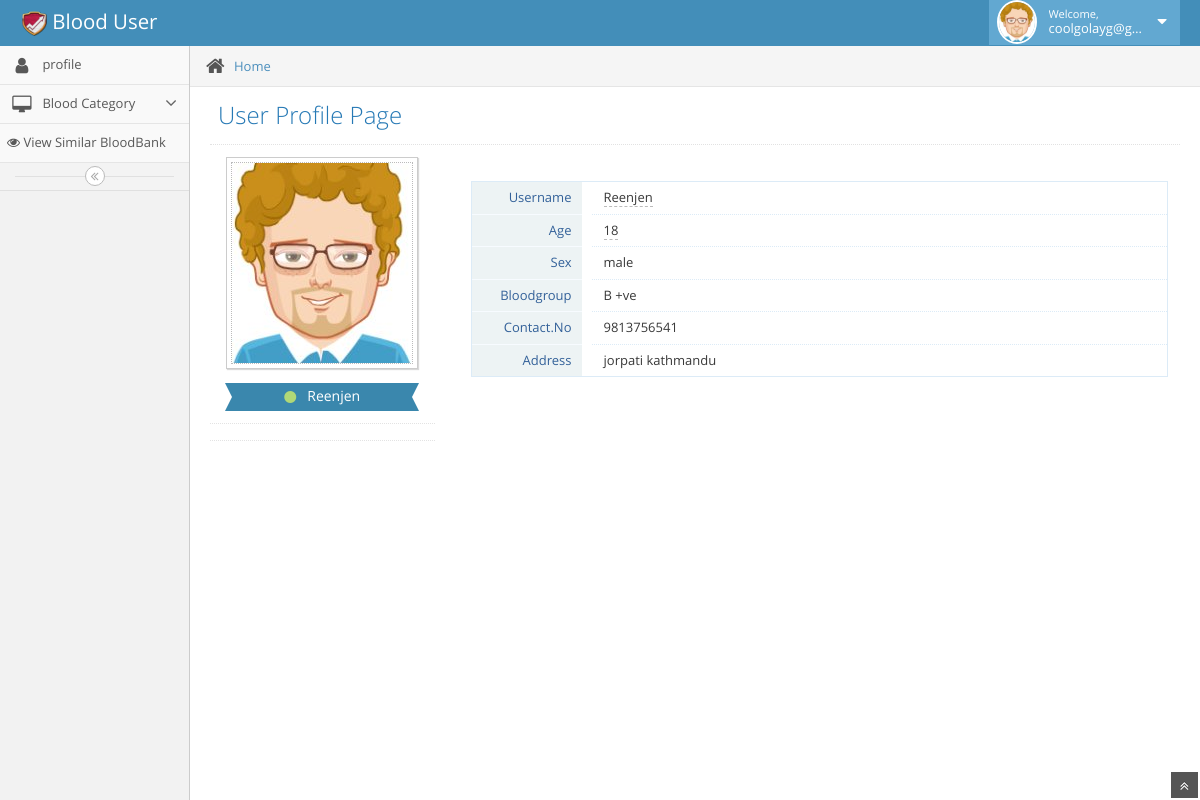
The app's page /user/profile.php (signed in) with its own data.
### tables this page shows
CREATE TABLE `tbl_user` (
  `user_id` bigint(255) NOT NULL,
  `user_email` varchar(255) DEFAULT NULL,
  `user_password` varchar(255) DEFAULT NULL,
  `user_role` varchar(255) NOT NULL,
  `user_Firstname` varchar(255) NOT NULL,
  `user_Middlename` varchar(255) NOT NULL,
  `user_Lastname` varchar(255) NOT NULL,
  `user_Address` varchar(255) NOT NULL,
  `user_gender` varchar(255) NOT NULL,
  `user_phonenumber` bigint(255) NOT NULL,
  `user_age` int(255) NOT NULL,
  `user_bloodgroup` varchar(255) NOT NULL,
  `user_avialibility` varchar(255) NOT NULL,
  `user_recentlydonatedtime` varchar(255) NOT NULL,
  `user_status` varchar(255) NOT NULL,
  `user_photo` varchar(255) NOT NULL
);

### user/profile.php (the view, shortened to what this page needs)
<?php include'layout_user/header_user.php' ?>
<?php include'layout_user/sidebar_user.php' ?>
				<div class="main-content">
					<div class="breadcrumbs" id="breadcrumbs">
						<ul class="breadcrumb">
							<li>
								<i class="icon-home home-icon"></i>
								<a href="#">Home</a>
							</li>
						</ul>
					</div>
					<div class="page-content">
						<div class="page-header">
							<h1>
								User Profile Page
							</h1>
						</div>
						<div class="row">
							<div class="col-xs-12">
							<?php
								$id=$_SESSION['id'];
							$stmt = $conn->prepare("SELECT * FROM tbl_user WHERE user_id='$id' " );
							$stmt->execute();
							$user_data=$stmt->fetch();
							$default_photo = 'assets/avatars/profile-pic.jpg';
							?>
								<div>
									<div id="user-profile-1" class="user-profile row">
										<div class="col-xs-12 col-sm-3 center">
											<div>
												<span class="profile-picture">
													<img id="avatar" class="editable img-responsive" alt="Alex's Avatar" src="<?php if($user_data['user_photo'] == '') echo $default_photo; else echo $path.$user_data['user_photo']; ?>" />
												</span>
												<div class="space-4"></div>
												<div class="width-80 label label-info label-xlg arrowed-in arrowed-in-right">
													<div class="inline position-relative">
														<a href="#" class="user-title-label dropdown-toggle" data-toggle="dropdown">
															<i class="icon-circle light-green middle"></i>
															<span class="white"> <?php echo $user_data['user_Firstname']; ?> </span>
														</a>
													</div>
												</div>
											</div>
											<div class="hr hr12 dotted"></div>
											<div class="hr hr16 dotted"></div>
										</div>
										<div class="col-xs-12 col-sm-9">
											<div class="space-12"></div>
											<div class="profile-user-info profile-user-info-striped">
												<div class="profile-info-row">
													<div class="profile-info-name"> Username </div>
													<div class="profile-info-value">
														<span class="editable" id="username"><?php echo $user_data['user_Firstname']; ?></span>
													</div>
												</div>
												<div class="profile-info-row">
													<div class="profile-info-name"> Age </div>
													<div class="profile-info-value">
														<span class="editable" id="age"><?php echo $user_data['user_age']; ?></span>
													</div>
												</div>
												<div class="profile-info-row">
													<div class="profile-info-name"> Sex </div>
													<div class="profile-info-value">
														<span class="editable" id="username"><?php echo $user_data['user_gender']; ?></span>
													</div>
												</div>
												<div class="profile-info-row">
													<div class="profile-info-name"> Bloodgroup </div>
													<div class="profile-info-value">
														<span class="editable" id="username"><?php echo $user_data['user_bloodgroup']; ?></span>
													</div>
												</div>
												<div class="profile-info-row">
													<div class="profile-info-name"> Contact.No </div>
													<div class="profile-info-value">
														<span class="editable" id="username"><?php echo $user_data['user_phonenumber']; ?></span>
													</div>
												</div>
												<div class="profile-info-row">
													<div class="profile-info-name"> Address</div>
													<div class="profile-info-value">
														<span class="editable" id="username"><?php echo $user_data['user_Address']; ?></span>
													</div>
												</div>
											</div>
										</div>
									</div>
								</div>
							</div>
						</div>
					</div>
				</div>
			</div>
			<a href="#" id="btn-scroll-up" class="btn-scroll-up btn btn-sm btn-inverse">
				<i class="icon-double-angle-up icon-only bigger-110"></i>
			</a>
		</div>
	</body>
</html>

### records on screen
tbl_user: user_Firstname "Reenjen", user_age "18", user_gender "male", user_bloodgroup "B +ve", user_phonenumber "9813756541", user_Address "jorpati kathmandu"

### other values on screen
$_SESSION['email'] "coolgolayg@g…"
